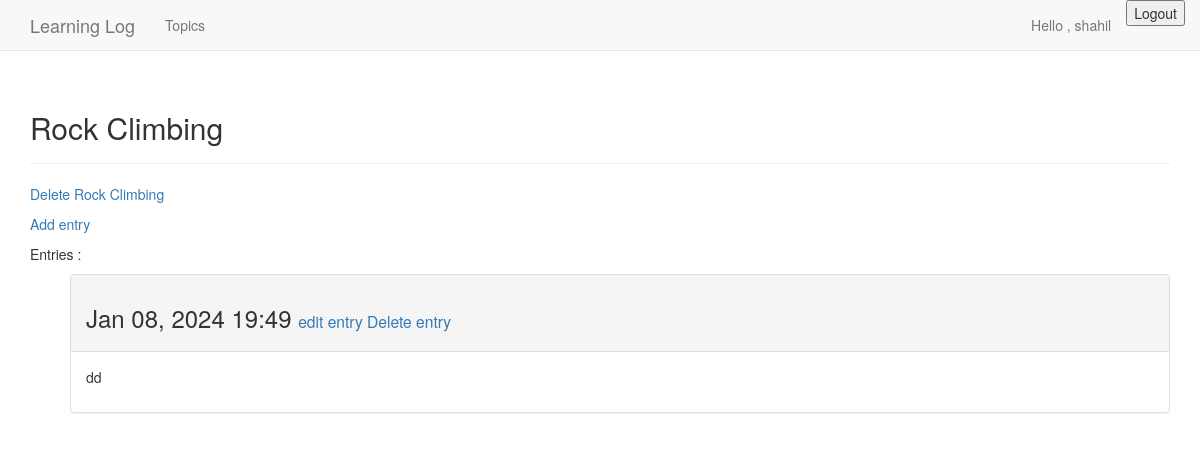
The page /topics/2/ (signed in) on the database its author committed.
### learnLogs/models.py (models this page shows, shortened)
class Topic(models.Model):
    text = models.CharField(max_length=200)
    date_added = models.DateTimeField(auto_now_add=True)
    owner = models.ForeignKey(User,on_delete = models.CASCADE)
    def __str__(self):
        return self.text

class Entry(models.Model):
    topic = models.ForeignKey(Topic,on_delete=models.CASCADE)
    text = models.TextField()
    date_added = models.DateTimeField(auto_now_add=True)
    class Meta:
        verbose_name_plural = 'entries'

### learnLogs/views.py (the view)
# urls.py: path('topics/<int:topic_id>/',views.topic,name = 'topic'),
@login_required
def topic(request,topic_id):
    topic = Topic.objects.get(id = topic_id)
    if topic.owner != request.user:
        raise Http404
    entries = topic.entry_set.order_by('-date_added')
    context = {'topic':topic,'entries':entries}
    return render(request,'learnLogs/topic.html',context)

### learnLogs/templates/learnLogs/topic.html
{% extends 'learnLogs/base.html'%}
{% block header %}
    <h2>{{ topic }}</h2>
{% endblock header %}
{% block content %}
<p><a href="{% url 'learnLogs:del_topic' topic.id%}">Delete {{topic}}</a></p>
<p>
    <a href = "{% url 'learnLogs:new_entry' topic.id %}">Add entry</a>
</p>
<p>Entries :</p>
<ul>
    {% for entry in entries%}
    <div class="panel panel-default">
         <div class="panel-heading">
            <h3>
                {{ entry.date_added|date:'M d, Y H:i' }}
                <small>
                    <a href="{% url 'learnLogs:edit_entry' entry.id %}">
                    edit entry</a>
                    <a href="{% url 'learnLogs:del_entry' entry.id %}">Delete entry</a>
                </small>
            </h3>
        </div>
        <div class="panel-body">
            {{ entry.text|linebreaks }}
    </div>
         </div>
    {% empty %}
        <li>There are No entries for this topic.</li>
    {% endfor %}
</ul>
{% endblock content %}

### learnLogs/templates/learnLogs/base.html (shortened to what this page needs)
{% load bootstrap3 %}
<!DOCTYPE html>
<html lang="en">
<head>
    {% bootstrap_css %}
</head>
<body>
    <nav class = "navbar navbar-default navbar-static-top">
        <div class = "container">
            <div class = "navbar-header">
                <a class="navbar-brand" href="{% url 'learnLogs:index' %}">
                    Learning Log
                </a>
            </div>
            <div id = "navbar" class = "navbar-collapse collapse">
                <ul class = "nav navbar-nav">
                    {% if user.is_authenticated %}
                        <li><a href="{% url 'learnLogs:topics' %}">Topics</a></li>
                    {% endif %}
                </ul>
                <ul class = "nav navbar-nav navbar-right">
                    {% if user.is_authenticated %}
                        <li><a>Hello , {{user.username}}</a></li>
                        <li id = "logout_form"><form action="{% url 'accounts:logout' %}" method="post">
                                <button name="submit">Logout</button>
                            </form>
                        </li>
                    {% else %}
                        <li><a href="{% url 'accounts:register' %}">register</a></li>
                        <li><a href="{% url 'accounts:login' %}">log in</a></li>
                    {% endif %}
                </ul>
            </div>
        </div>
    </nav>
    <div class = "container">
        <div class = "page-header">
            {% block header %}
            {% endblock header %}
        </div>
        <div>
            {% block content %}{% endblock content %}
        </div>
</body>
</html>

### rows shown on the page
Topic: text "Rock Climbing"
Entry: date_added "Jan 08, 2024 19:49", text "dd"

### other values the page prints
{{ user.username }} "shahil"
